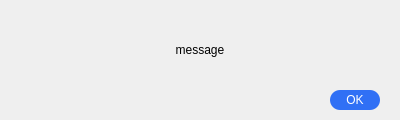
<?xml version="1.0" encoding="UTF-8"?>
<ui version="4.0">
 <class>Dialog</class>
 <widget class="QWidget" name="Dialog">
  <property name="geometry">
   <rect>
    <x>0</x>
    <y>0</y>
    <width>400</width>
    <height>120</height>
   </rect>
  </property>
  <property name="windowTitle">
   <string>Title</string>
  </property>
  <property name="windowIcon">
   <iconset resource="resource.qrc">
    <normaloff>:/image/mainUpdater.png</normaloff>:/image/mainUpdater.png</iconset>
  </property>
  <widget class="QLabel" name="label_message">
   <property name="geometry">
    <rect>
     <x>20</x>
     <y>20</y>
     <width>360</width>
     <height>60</height>
    </rect>
   </property>
   <property name="lineWidth">
    <number>1</number>
   </property>
   <property name="text">
    <string>message</string>
   </property>
   <property name="textFormat">
    <enum>Qt::AutoText</enum>
   </property>
   <property name="alignment">
    <set>Qt::AlignCenter</set>
   </property>
  </widget>
  <widget class="QPushButton" name="button_ok">
   <property name="geometry">
    <rect>
     <x>330</x>
     <y>90</y>
     <width>50</width>
     <height>20</height>
    </rect>
   </property>
   <property name="cursor">
    <cursorShape>PointingHandCursor</cursorShape>
   </property>
   <property name="styleSheet">
    <string notr="true">QPushButton{color: rgb(255, 255, 255)}
QPushButton{background-color: rgb(48, 112, 245)}
QPushButton:pressed{color: rgb(48, 112, 245)}
QPushButton:pressed{background-color: rgb(255, 255, 255)}
QPushButton{border-radius:10px}</string>
   </property>
   <property name="text">
    <string>OK</string>
   </property>
   <property name="shortcut">
    <string>Return</string>
   </property>
  </widget>
 </widget>
 <resources>
  <include location="resource.qrc"/>
 </resources>
 <connections>
  <connection>
   <sender>button_ok</sender>
   <signal>clicked()</signal>
   <receiver>Dialog</receiver>
   <slot>close()</slot>
   <hints>
    <hint type="sourcelabel">
     <x>342</x>
     <y>101</y>
    </hint>
    <hint type="destinationlabel">
     <x>284</x>
     <y>101</y>
    </hint>
   </hints>
  </connection>
 </connections>
 <slots>
  <slot>button_ok_click()</slot>
 </slots>
</ui>
